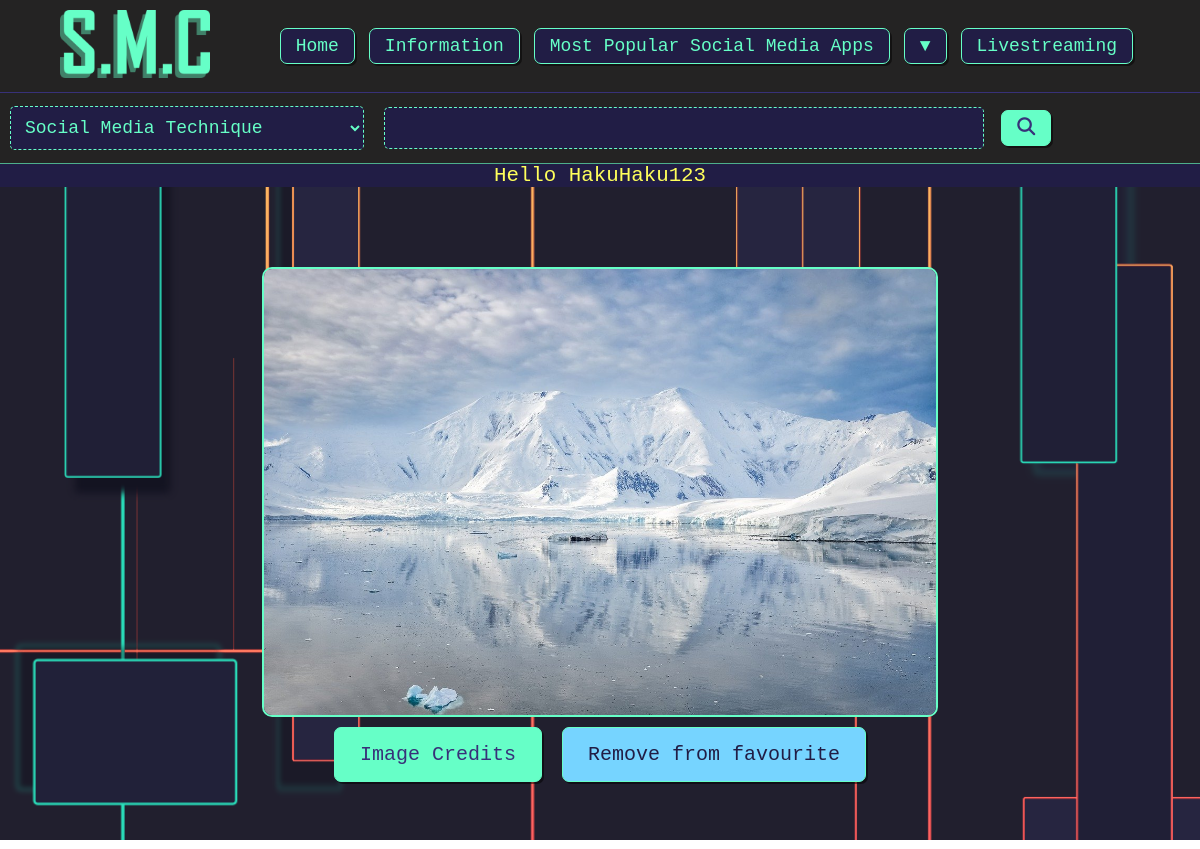
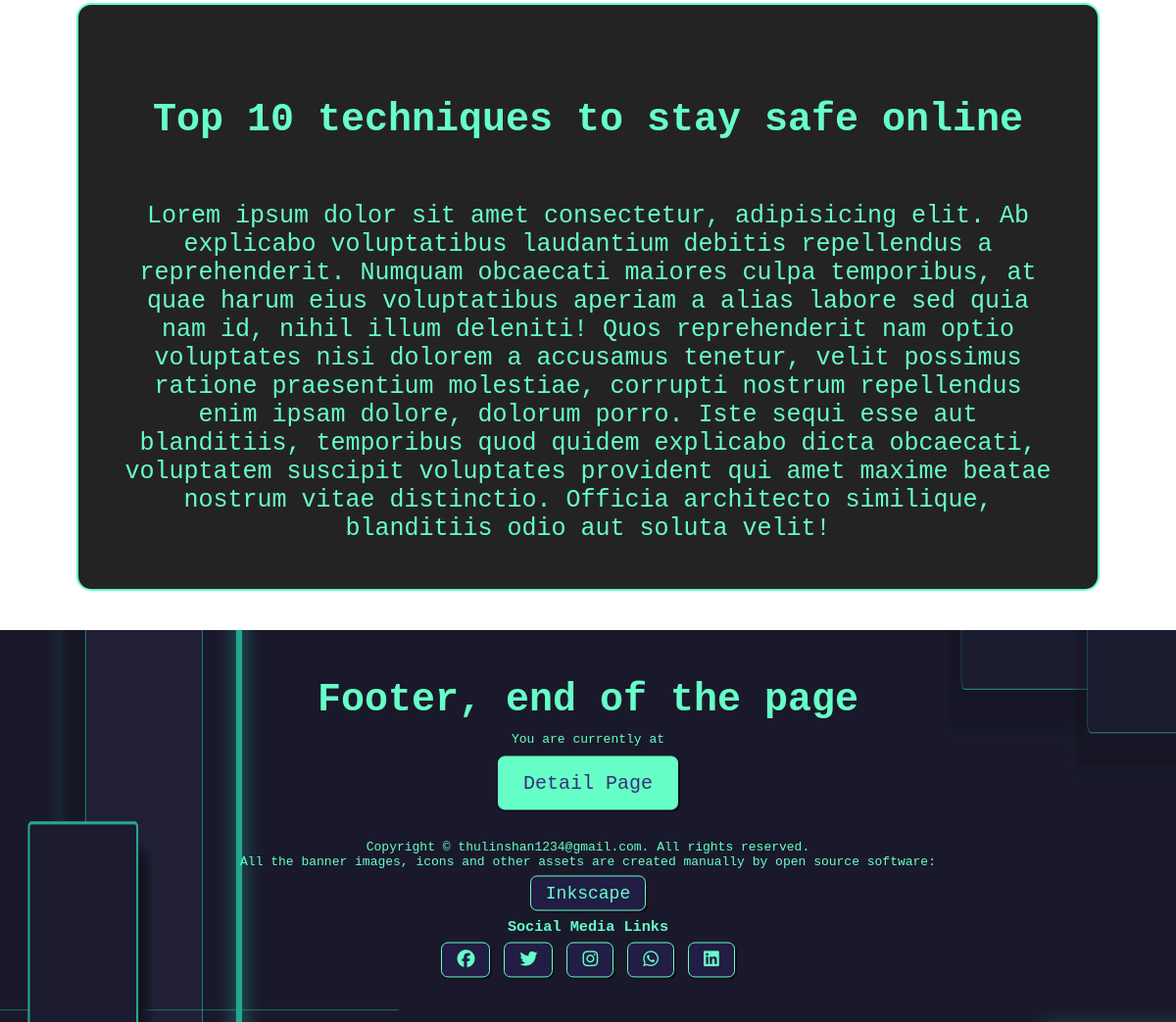
/details.php?id=1 (signed in), run on the app's committed database (2 pictures, top to bottom).
### tables this page shows
CREATE TABLE `users` (
  `id` int(11) NOT NULL,
  `firstname` varchar(255) NOT NULL,
  `lastname` varchar(255) NOT NULL,
  `username` varchar(255) NOT NULL,
  `email` varchar(255) NOT NULL,
  `password` varchar(255) NOT NULL,
  `newsletter` tinyint(4) NOT NULL,
  `is_admin` int(11) NOT NULL DEFAULT 0
);

CREATE TABLE `content` (
  `id` int(11) NOT NULL,
  `date` timestamp NOT NULL DEFAULT current_timestamp(),
  `img` varchar(255) NOT NULL,
  `img_credit` varchar(255) NOT NULL,
  `header` varchar(255) NOT NULL,
  `description` text NOT NULL,
  `category` varchar(50) NOT NULL
);

### details.php (the view, shortened to what this page needs)
<?php
include 'partials/header.php';
if (isset($_GET['id'])) {
    $id = $_GET['id'];
    $query = " SELECT *
                FROM content WHERE id='$id' Limit 1";
    $result = mysqli_query($connection, $query);
    $article = mysqli_fetch_assoc($result);
    if (isset($_SESSION['user-id'])) {
        $query = "SELECT * FROM records WHERE user_id=" . $_SESSION['user-id'] . " AND content_id=" . $id;
        $result = mysqli_query($connection, $query);
        $record = mysqli_fetch_assoc($result);
    }
}
?>
<main class="details-body">
    <?php if (isset($article)) : ?>
        <div class="main-banner my-5">
            <div class="container align-center">
                <img src="<?= ROOT_URL ?>assets/images/article/<?= $article['img'] ?>" class="img-fluid" alt="">
                <div class="d-flex">
                    <a class="btn btn-light" href="<?= $article['img_credit'] ?>">Image Credits</a>
                    <?php if (isset($record)) : ?>
                        <a class="btn btn-blue" href="<?= ROOT_URL ?>remove_record_logic.php?id=<?= $id ?>">Remove from favourite</a>
                    <?php else : ?>
                        <a class="btn btn-light" href="<?= ROOT_URL ?>save_record_logic.php?id=<?= $id ?>">Save to favourite</a>
                    <?php endif ?>
                </div>
            </div>
            <div class="container align-center rounded bg-darker border-light">
                <h3 class="p-5 rounded"><?= $article['header'] ?></h3>
                <p><?= $article['description'] ?></p>
            </div>
        </div>
    <?php else : ?>
        <h3>Currently no articles related to legislation and guidance is available</h3>
    <?php endif ?>
</main>
</body>
<?php
include 'partials/footer.php'
?>

### partials/header.php (shortened to what this page needs)
<?php
require 'config/database.php';
$activePage = basename($_SERVER['PHP_SELF'], ".php");
if (isset($_SESSION['user-id'])) {
    $id = filter_var($_SESSION['user-id'], FILTER_SANITIZE_NUMBER_INT);
    $query = "SELECT username, firstname, lastname FROM users WHERE id=$id";
    $result = mysqli_query($connection, $query);
    $user = mysqli_fetch_assoc($result);
}
?>
<!DOCTYPE html>
<html lang="en">
<head>
    <link rel="stylesheet" href="<?= ROOT_URL ?>css/style.css" />
    <link rel="stylesheet" href="https://cdnjs.cloudflare.com/ajax/libs/font-awesome/4.7.0/css/font-awesome.min.css" />
</head>
<body>
    <nav class="nav">
        <div>
            <a href="<?= ROOT_URL ?>index.php"><img src="<?= ROOT_URL ?>assets/logos/smcLightBold.png" width="150px" alt="" /></a>
        </div>
        <div class="nav-full">
            <ul>
                <li><a class="btn-sm <?= ($activePage == 'index') ? 'btn-nav' : ''; ?>" href="<?= ROOT_URL ?>index.php">Home</a></li>
                <li>
                    <a class="btn-sm <?= ($activePage == 'information') ? 'btn-nav' : ''; ?>" href="<?= ROOT_URL ?>information.php">Information</a>
                </li>
                <li>
                    <a class="btn-sm <?= ($activePage == 'social') ? 'btn-nav' : ''; ?>" href="<?= ROOT_URL ?>social.php">Most Popular Social Media Apps</a>
                </li>
                <li>
                    <div class="dropdown">
                        <button onclick="myFunction()" class="btn-sm dropbtn">
                            &#x25BC
                        </button>
                    </div>
                </li>
                <li><a class="btn-sm <?= ($activePage == 'livestreaming') ? 'btn-nav' : ''; ?>" href="<?= ROOT_URL ?>livestreaming.php">Livestreaming</a></li>
            </ul>
        </div>
    </nav>
    <div class="search-bar">
        <form action="<?= ROOT_URL ?>search_result.php" method="Get">
            <select class="form-select" name="category" id="category">
                <option value="Social">Social Media Technique</option>
            </select>
            <div class="search-side">
                <input class="form-control" type="text" name="search_key" />
                <button type="submit" class="btn-sm btn-light">
                    <i class="fa-solid fa-magnifying-glass"></i>
                </button>
            </div>
        </form>
    </div>
    <div class="user font-yellow bg-dark">
        <?php if (isset($_SESSION['user-id'])) : ?>
            <p class="text-center">Hello <?= $user['username'] ?></p>
        <?php else : ?>
            <p class="text-center">Log in or Register for better experience</p>
        <?php endif ?>
    </div>

### css/style.css (style rules this page uses)
:root { --color-dark: #211d45ff; --color-dark-half: rgba(33, 29, 69, 0.514); --color-blue: rgb(118, 212, 255); --color-light: #66ffc7ff; --color-light-half: rgba(102, 255, 199, 0.637); --color-primary: #383179ff; --color-dark-bg: rgb(36, 35, 35); --color-dark-hover: rgb(22, 20, 41); --color-dark-bg-hover: rgb(37, 45, 51); --color-red: rgb(202, 45, 45); --color-yelloe:rgb(255, 255, 91); --color-yelloe-half:rgba(255, 255, 91, 0.5); }
* { margin: 0; padding: 0; font-family: monospace; cursor: url("../assets/utilities/cursor2.png"), auto; scroll-behavior: smooth; }
* ul { list-style: none; }
.nav { display: flex; justify-content: space-between; align-items: center; padding-inline: 5%; padding-top: 10px; padding-bottom: 10px; background-color: var(--color-dark-bg); border-bottom: 1px solid var(--color-primary); }
.nav-full ul { list-style: none; display: flex; justify-content: space-around; }
.nav-full ul li a { text-decoration: none; }
.dropdown { position: relative; display: inline-block; }
.search-bar { background-color: var(--color-dark-bg); padding: 10px 0; border-bottom: 1px solid var(--color-light-half); }
.search-bar form { display: flex; justify-content: center; align-items: center; width: 100%; }
.search-side { display: flex; width: 70%; align-items: center; }
.form-control { width: 70%; height: fit-content; font-size: 18px; margin-inline: 10px; border-radius: 5px; padding: 10px; border: 1px dashed var(--color-light); background-color: var(--color-dark); color: var(--color-light); }
.form-select { width: 30%; height: fit-content; font-size: 18px; margin-inline: 10px; border-radius: 5px; padding: 10px; border: 1px dashed var(--color-light); background-color: var(--color-dark); color: var(--color-light); }
.user p { font-size: 1.6rem; }
.btn { font-size: 20px; text-decoration: none; display: inline-block; color: var(--color-light); padding: 15px 25px; margin: 10px; border-radius: 7px; box-shadow: 2px 2px 0 rgba(0, 0, 0, 0.486); border: 1px solid var(--color-light); background: var(--color-dark); }
.btn-sm { font-size: 18px; text-decoration: none; display: inline-block; color: var(--color-light); padding: 7px 15px; margin: 7px; border-radius: 7px; box-shadow: 2px 2px 0 rgba(0, 0, 0, 0.486); border: 1px solid var(--color-light); background: var(--color-dark); }
.btn-light { color: var(--color-primary); background: var(--color-light); }
.btn-blue { color: var(--color-dark); background-color:var(--color-blue); }
.main-banner { width: 100%; min-height: 90vh; max-height: max-content; text-align: center; display: flex; flex-direction: column; justify-content: center; align-items: center; color: white; }
.main-banner h3 { font-size: 30px; margin: 1rem 0; }
.main-banner p { margin: 0.5rem 0; }
.container { width: 80%; margin: 10px auto; height: inherit; display: flex; flex-direction: column; justify-content: center; }
.details-body .main-banner { height: fit-content; color: var(--color-light); }
.details-body .container { padding: 40px; }
.details-body .main-banner h3 { font-size: 40px; margin: 25px 0; }
.details-body .main-banner p { font-size: 25px; }
.img-fluid { width: 70%; border: 2px solid var(--color-light); border-radius: 10px; }
.border-light { border: 2px solid var(--color-light); }
.rounded { border-radius: 15px; }
.d-flex { display: flex; }
.align-center { align-items: center; }
.text-center { text-align: center; }
.my-5 { margin: 30px 0; }
.p-5 { padding: 30px; }
.bg-dark { background-color: var(--color-dark); }
.bg-darker { background-color: var(--color-dark-bg); }
.font-yellow { color: var(--color-yelloe); }

### data on the page
users: username "HakuHaku123"
content: img (picture), header "Top 10 techniques to stay safe online", description "Lorem ipsum dolor sit amet consectetur, adipisicing elit. Ab explicabo voluptatibus laudantium debitis repellendus a reprehenderit. Numquam obcaecati maiores culpa temporibus, at quae harum eius voluptatibus aperiam a alias labore sed quia nam id, nihil illum deleniti! Quos reprehenderit nam optio voluptates nisi dolorem a accusamus tenetur, velit possimus ratione praesentium molestiae, corrupti nostrum repellendus enim ipsam dolore, dolorum porro. Iste sequi esse aut blanditiis, temporibus quod quidem explicabo dicta obcaecati, voluptatem suscipit voluptates provident qui amet maxime beatae nostrum vitae distinctio. Officia architecto similique, blanditiis odio aut soluta velit!"
